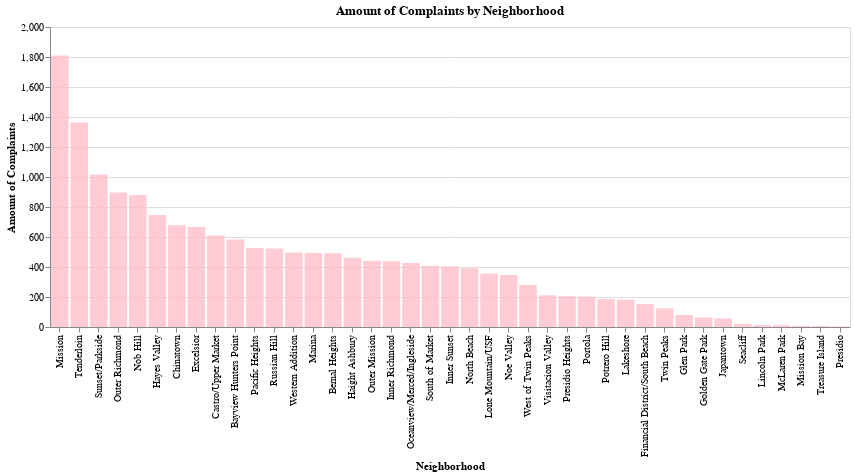

Here is the notebook cell this chart was saved with:
### Code cell
alt.Chart(pop_neighborhoods).mark_bar().encode(
    x=alt.X('neighborhoods', sort='-y', title='Neighborhood'),
    y=alt.Y('petition_id', title='Amount of Complaints'),
    tooltip=[alt.Tooltip('petition_id', title='Amount of Complaints')]
).properties(
    title='Amount of Complaints by Neighborhood',
    width=800,
    height=300
).configure_bar(
    opacity=0.8,
    color='pink'
)

### Figure 1 — Vega-Lite specification as saved in the notebook (floating-point values rounded to 4 significant figures)
{"config": {"view": {"continuousWidth": 400, "continuousHeight": 300}, "bar": {"color": "pink", "opacity": 0.8}}, "data": {"name": "data-7ed26d975f0113f73adb378fb9bd50a8"}, "mark": "bar", "encoding": {"tooltip": [{"field": "petition_id", "title": "Amount of Complaints", "type": "quantitative"}], "x": {"field": "neighborhoods", "sort": "-y", "title": "Neighborhood", "type": "nominal"}, "y": {"field": "petition_id", "title": "Amount of Complaints", "type": "quantitative"}}, "height": 300, "title": "Amount of Complaints by Neighborhood", "width": 800, "$schema": "https://vega.github.io/schema/vega-lite/v4.17.0.json", "datasets": {"data-7ed26d975f0113f73adb378fb9bd50a8": [{"neighborhoods": "Mission", "petition_id": 1810}, {"neighborhoods": "Tenderloin", "petition_id": 1364}, {"neighborhoods": "Sunset/Parkside", "petition_id": 1017}, {"neighborhoods": "Outer Richmond", "petition_id": 897}, {"neighborhoods": "Nob Hill", "petition_id": 880}, {"neighborhoods": "Hayes Valley", "petition_id": 747}, {"neighborhoods": "Chinatown", "petition_id": 679}, {"neighborhoods": "Excelsior", "petition_id": 666}, {"neighborhoods": "Castro/Upper Market", "petition_id": 610}, {"neighborhoods": "Bayview Hunters Point", "petition_id": 584}, {"neighborhoods": "Pacific Heights", "petition_id": 527}, {"neighborhoods": "Russian Hill", "petition_id": 524}, {"neighborhoods": "Western Addition", "petition_id": 497}, {"neighborhoods": "Marina", "petition_id": 494}, {"neighborhoods": "Bernal Heights", "petition_id": 491}, {"neighborhoods": "Haight Ashbury", "petition_id": 461}, {"neighborhoods": "Outer Mission", "petition_id": 441}, {"neighborhoods": "Inner Richmond", "petition_id": 439}, {"neighborhoods": "Oceanview/Merced/Ingleside", "petition_id": 426}, {"neighborhoods": "South of Market", "petition_id": 409}, {"neighborhoods": "Inner Sunset", "petition_id": 403}, {"neighborhoods": "North Beach", "petition_id": 391}, {"neighborhoods": "Lone Mountain/USF", "petition_id": 356}, {"neighborhoods": "Noe Valley", "petition_id": 347}, {"neighborhoods": "West of Twin Peaks", "petition_id": 280}, {"neighborhoods": "Visitacion Valley", "petition_id": 211}, {"neighborhoods": "Presidio Heights", "petition_id": 205}, {"neighborhoods": "Portola", "petition_id": 203}, {"neighborhoods": "Potrero Hill", "petition_id": 186}, {"neighborhoods": "Lakeshore", "petition_id": 182}, {"neighborhoods": "Financial District/South Beach", "petition_id": 153}, {"neighborhoods": "Twin Peaks", "petition_id": 125}, {"neighborhoods": "Glen Park", "petition_id": 80}, {"neighborhoods": "Golden Gate Park", "petition_id": 63}, {"neighborhoods": "Japantown", "petition_id": 57}, {"neighborhoods": "Seacliff", "petition_id": 21}, {"neighborhoods": "Lincoln Park", "petition_id": 13}, {"neighborhoods": "McLaren Park", "petition_id": 12}, {"neighborhoods": "Mission Bay", "petition_id": 8}, {"neighborhoods": "Treasure Island", "petition_id": 7}, {"neighborhoods": "Presidio", "petition_id": 3}]}}
